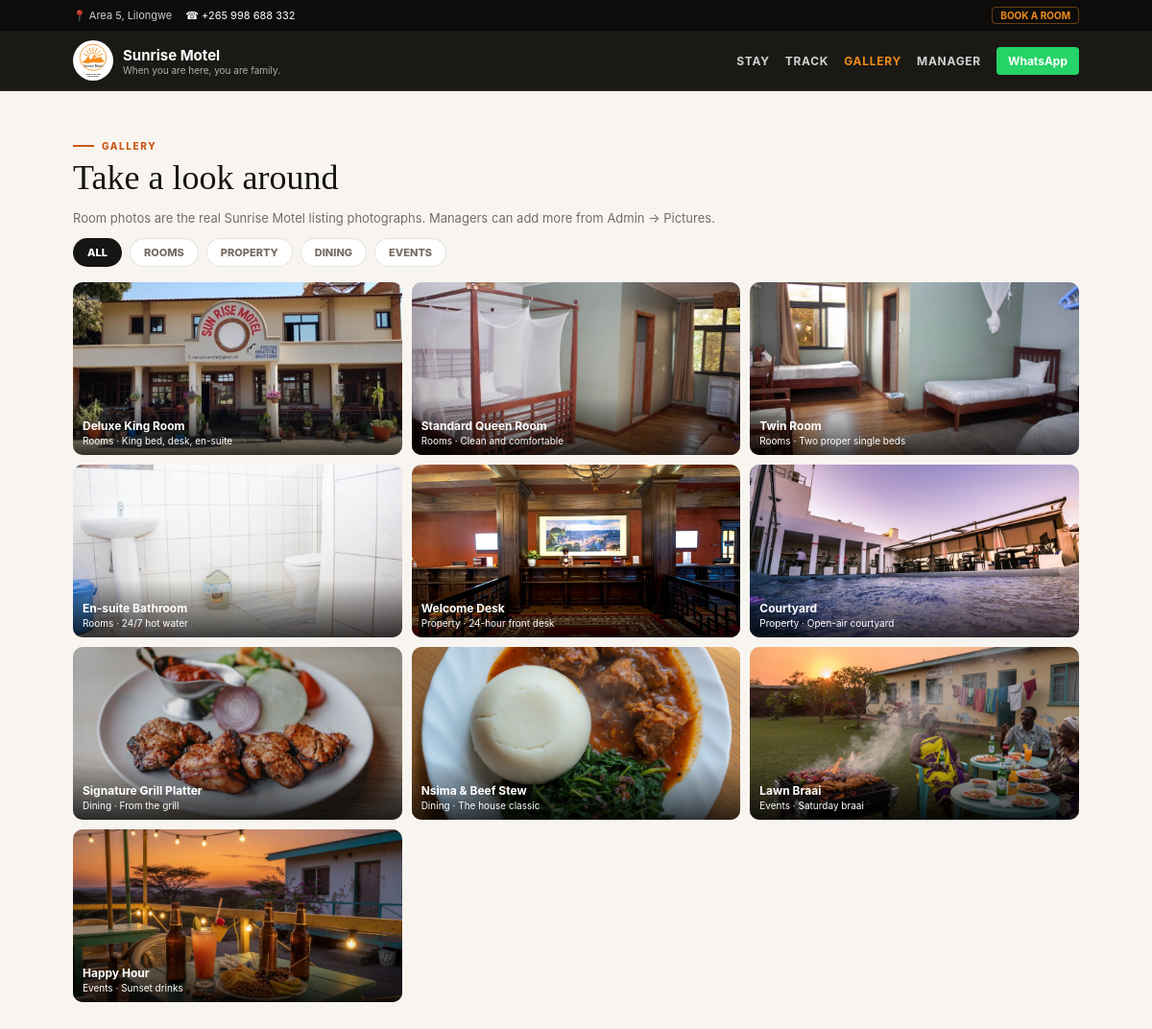
Screenshot of /php-mysql/gallery.php with the database file from the repository.
### tables this page shows
CREATE TABLE IF NOT EXISTS `gallery_images` (
  `id` VARCHAR(36) PRIMARY KEY,
  `title` VARCHAR(160) NOT NULL,
  `category` VARCHAR(80) NOT NULL DEFAULT 'Rooms',
  `image_url` TEXT NOT NULL,
  `alt_text` VARCHAR(255) NOT NULL,
  `caption` TEXT NULL,
  `display_order` INT NOT NULL DEFAULT 0,
  `created_at` DATETIME NOT NULL DEFAULT CURRENT_TIMESTAMP
);

### php-mysql/gallery.php (the view, shortened to what this page needs)
<?php
require_once __DIR__ . '/config.php';
$pdo = getDbConnection();
$filter = $_GET['cat'] ?? 'All';
try {
  $imgs = $pdo->query("SELECT * FROM gallery_images ORDER BY display_order ASC, created_at DESC")->fetchAll();
} catch (Exception $e) { $imgs = []; }
$cats = array_values(array_unique(array_merge(['All'], array_column($imgs, 'category'))));
$vis = $filter === 'All' ? $imgs : array_values(array_filter($imgs, fn($i) => $i['category'] === $filter));
?>
<!DOCTYPE html>
<html lang="en"><head><meta charset="UTF-8"><meta name="viewport" content="width=device-width, initial-scale=1.0">
<title>Gallery · Sunrise Motel (PHP/MySQL)</title><link rel="icon" href="images/sunrise-logo.svg"><link rel="stylesheet" href="assets/style.css">
</head><body>
<div class="topbar"><div class="wrap"><span>📍 Area 5, Lilongwe</span><a href="tel:+265998688332">☎ +265 998 688 332</a><a class="pill" href="index.php">Book a room</a></div></div>
<header class="site-header"><div class="wrap">
<a class="brand" href="index.php"><img src="images/sunrise-logo.svg" alt="logo"><span><strong>Sunrise Motel</strong><small>When you are here, you are family.</small></span></a>
<nav class="nav"><a href="index.php">Stay</a><a href="track.php">Track</a><a href="gallery.php" class="active">Gallery</a><a href="admin.php">Manager</a></nav>
<a class="wa-btn" href="https://wa.me/<?= MOTEL_WHATSAPP ?>" target="_blank">WhatsApp</a></div></header>
<section class="section"><div class="wrap">
<span class="eyebrow">Gallery</span><h2>Take a look around</h2>
<p style="color:#756c64;font-size:13px;">Room photos are the real Sunrise Motel listing photographs. Managers can add more from Admin → Pictures.</p>
<div class="filters"><?php foreach ($cats as $c): ?><a href="?cat=<?= urlencode($c) ?>" class="<?= $c === $filter ? 'on' : '' ?>"><?= htmlspecialchars($c) ?></a><?php endforeach; ?></div>
<div class="gal"><?php foreach ($vis as $g): ?><figure><img src="<?= htmlspecialchars($g['image_url']) ?>" alt="<?= htmlspecialchars($g['title']) ?>" loading="lazy"><figcaption><strong><?= htmlspecialchars($g['title']) ?></strong><br><small><?= htmlspecialchars($g['category']) ?><?= !empty($g['caption']) ? ' · ' . htmlspecialchars($g['caption']) : '' ?></small></figcaption></figure><?php endforeach; ?></div>
</div></section>
</body></html>

### php-mysql/assets/style.css (style rules this page uses)
:root { --orange: #f28c18; --ember: #c95612; --ink: #171513; --espresso: #49372f; --ivory: #f8f5f0; --ivory-deep: #efe8df; --sand: #e9d8c4; --sage: #526a57; --sage-light: #e8efe9; --muted: #756c64; --line: rgba(23,21,19,.12); }
* { box-sizing: border-box; }
body { margin: 0; font-family: -apple-system, BlinkMacSystemFont, "Segoe UI", Roboto, Helvetica, Arial, sans-serif; background: var(--ivory); color: var(--ink); -webkit-font-smoothing: antialiased; }
a { color: inherit; }
img { max-width: 100%; }
.wrap { max-width: 1080px; margin: 0 auto; padding: 0 16px; }
.topbar { background: #0d0c0b; color: rgba(255,255,255,.8); font-size: 11px; padding: 7px 0; }
.topbar .wrap { display: flex; gap: 14px; align-items: center; }
.topbar a { color: #fff; text-decoration: none; }
.topbar .pill { margin-left: auto; border: 1px solid rgba(242,140,24,.4); color: var(--orange); border-radius: 4px; padding: 2px 8px; font-size: 10px; text-transform: uppercase; font-weight: 700; }
.site-header { position: sticky; top: 0; z-index: 50; background: rgba(18,16,14,.96); color: #fff; border-bottom: 1px solid rgba(255,255,255,.1); }
.site-header .wrap { display: flex; align-items: center; gap: 16px; padding-top: 10px; padding-bottom: 10px; }
.brand { display: flex; align-items: center; gap: 10px; text-decoration: none; color: #fff; }
.brand img { height: 42px; width: 42px; background: #fff; border-radius: 50%; padding: 2px; object-fit: contain; }
.brand strong { display: block; font-size: 15px; }
.brand small { display: block; font-size: 10px; color: rgba(255,255,255,.65); }
.nav { display: flex; gap: 16px; margin-left: auto; }
.nav a { color: rgba(255,255,255,.8); text-decoration: none; font-size: 12px; font-weight: 700; text-transform: uppercase; letter-spacing: .06em; }
.nav a:hover, .nav a.active { color: var(--orange); }
.wa-btn { background: #25d366; color: #fff !important; padding: 7px 12px; border-radius: 4px; font-size: 12px; font-weight: 700; text-decoration: none; white-space: nowrap; }
.section { padding: 42px 0; }
.section h2 { font-family: Georgia, serif; font-weight: 400; font-size: clamp(26px, 4vw, 36px); margin: 6px 0; }
.eyebrow { display: inline-flex; align-items: center; gap: 8px; font-size: 10px; font-weight: 800; letter-spacing: .16em; text-transform: uppercase; color: var(--ember); }
.eyebrow::before { content: ""; width: 22px; height: 2px; background: currentColor; display: inline-block; }

### php-mysql/gallery.php (style rules this page uses)
.gal { display:grid;grid-template-columns:repeat(3,1fr);gap:10px;margin-top:16px; }
.gal figure { margin:0;position:relative;border-radius:10px;overflow:hidden;height:180px;background:#ddd; }
.gal img { width:100%;height:100%;object-fit:cover; }
figcaption { position:absolute;left:0;right:0;bottom:0;padding:22px 10px 8px;color:#fff;font-size:12px;background:linear-gradient(0deg,rgba(0,0,0,.75),transparent); }
.filters { display:flex;gap:8px;overflow-x:auto;margin-top:12px; }
.filters a { flex:0 0 auto;padding:7px 14px;border-radius:20px;border:1px solid var(--line);background:#fff;font-size:11px;font-weight:800;text-transform:uppercase;text-decoration:none;color:#756c64; }
.filters a.on { background:#171513;color:#fff; }

### rows the page displays
gallery_images: image_url (picture), title "Deluxe King Room", category "Rooms", caption "King bed, desk, en-suite"
gallery_images: image_url (picture), title "Standard Queen Room", category "Rooms", caption "Clean and comfortable"
gallery_images: image_url (picture), title "Twin Room", category "Rooms", caption "Two proper single beds"
gallery_images: image_url (picture), title "En-suite Bathroom", category "Rooms", caption "24/7 hot water"
gallery_images: image_url (picture), title "Welcome Desk", category "Property", caption "24-hour front desk"
gallery_images: image_url (picture), title "Courtyard", category "Property", caption "Open-air courtyard"
gallery_images: image_url (picture), title "Signature Grill Platter", category "Dining", caption "From the grill"
gallery_images: image_url (picture), title "Nsima & Beef Stew", category "Dining", caption "The house classic"
gallery_images: image_url (picture), title "Lawn Braai", category "Events", caption "Saturday braai"
gallery_images: image_url (picture), title "Happy Hour", category "Events", caption "Sunset drinks"

### other values shown
$c "ALL"
$c "ROOMS"
$c "PROPERTY"
$c "DINING"
$c "EVENTS"
